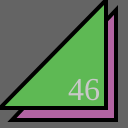
Frame 1 (no input)
Frame 60 (no input): identical to frame 1, image omitted
Frame 120 (the mouse pressed at the canvas centre since frame 60): identical to frame 1, image omitted

The p5.js sketch that drew this single still picture (run headless with seeded random() and noise() and a simulated clock; from frame 60 on, the mouse is pressed at the canvas centre):

// p5.js sketch
// ── sketch.js
function setup() {
  createCanvas(128,128);
}

function draw() {
  background(100);
  strokeWeight(4);
  fill(178, 100, 162);
  triangle(12,120,116,120,116,10);
  fill(94, 185, 84);
  triangle(0,108,106,108,106,0);
  fill(200);
  textSize(32);
  textFont("serif");
  text("46", 68, 100);
}
